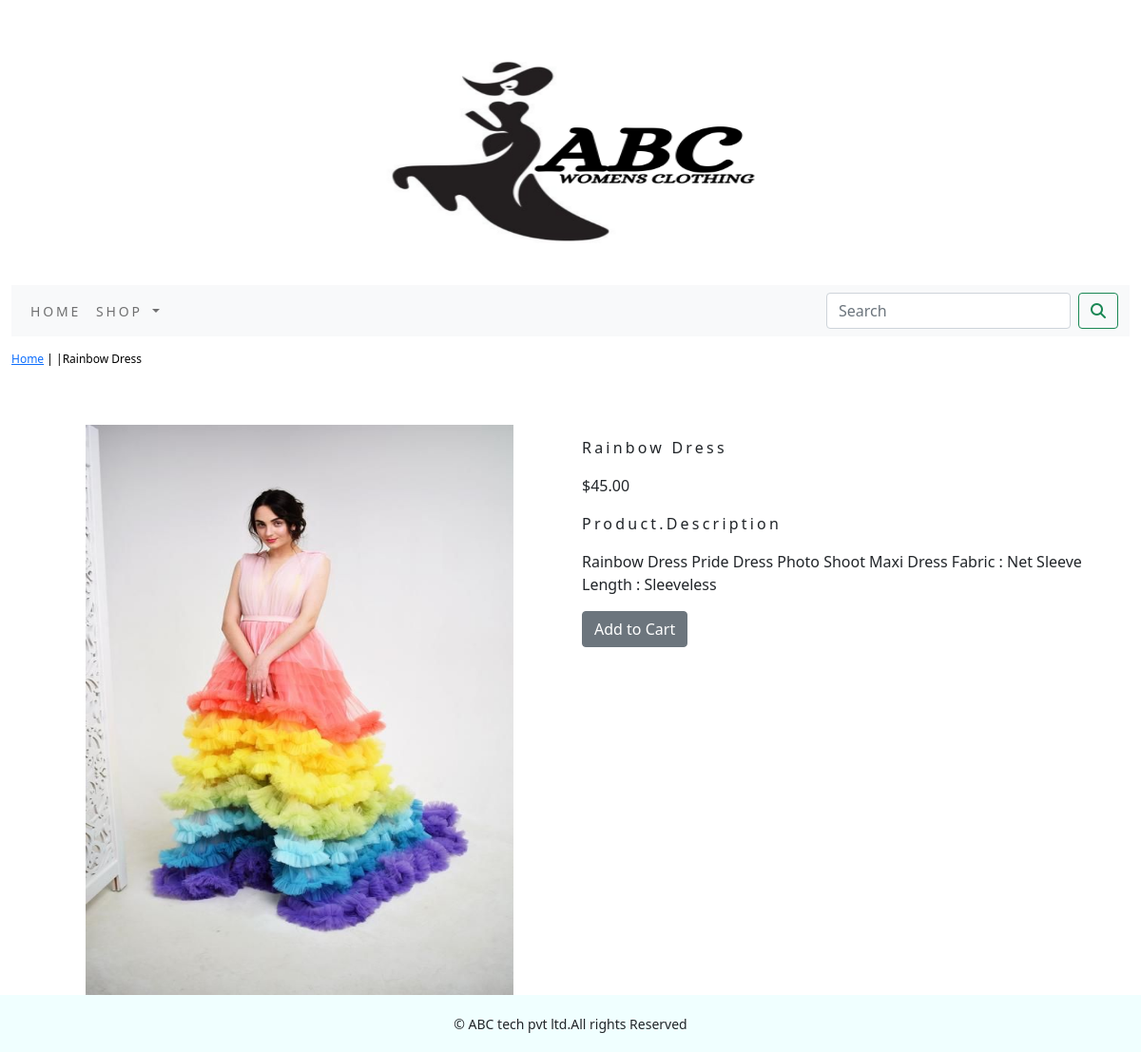
Screenshot of /shop/dresses/rainbow-dress/ with the database file from the repository.
### shop/models.py (models this page shows, shortened)
class Product(models.Model):
    name = models.CharField(max_length=250, unique=True)
    slug = models.SlugField(max_length=250, unique=True)
    description = models.TextField(blank=True)
    price=models.DecimalField(max_digits=10,decimal_places=2)
    category=models.ForeignKey(Category,on_delete=models.CASCADE)
    image = models.ImageField(upload_to='product', blank=True)
    stock=models.IntegerField()
    available=models.BooleanField(default=True)
    created=models.DateTimeField(auto_now_add=True)
    updated=models.DateTimeField(auto_now=True)
    class Meta:
        ordering=('name',)
        verbose_name='product'
        verbose_name_plural='products'

### shop/views.py (the view)
# urls.py: path('<slug:c_slug>/<slug:product_slug>/',views.proDetail,name='prodCatdetail'),
def proDetail(request,c_slug,product_slug):
    try:
        product=Product.objects.get(category__slug=c_slug,slug=product_slug)
    except Exception as e:
        raise e
    return render(request,'product.html',{'product':product})

### cart/context_processors.py (called while the page is built)
def counter(request):
    item_count=0
    if 'admin' in request.path:
        return {}
    else:
        try:
            cart = Cart.objects.filter(cart_id=_cart_id(request))
            car_items=CartItem.objects.all().filter(cart=cart[:1])
            for cart_item in car_items:
                item_count += cart_item.quantity
        except Cart.DoesnNotExist:
            item_count=0
    return dict(item_count=item_count)

### cart/views.py (called while the page is built)
def _cart_id(request):
    cart=request.session.session_key
    if not cart:
        cart=request.session.create()
    return cart

### shop/context_processors.py (called while the page is built)
def menu_links(request):
    links=Category.objects.all()
    return dict(links=links)

### shop/models.py (called while the page is built)
    def get_url(self):
        return reverse('shop:products_by_category',args=[self.slug])

### templates/product.html (shortened to what this page needs)
{% extends 'base.html' %}
{% load static %}
{% block content %}
<div class="row my_prod_row_class">
  <div class="mx_auto">
    <p><a href="{% url 'shop:allProdCat' %}">Home</a> | <a href="{{product.category.get_url}}"></a>|{{product.name}}</p>
  </div>
</div>
<div class="container">
<br>
<div class="row">
  <div class="col-12 col-sm-12 col-md-12 col-lg-6 text-center">
    <div style="min-width-:18rem">
      <img src="{{product.image.url}}" alt="{{product.name}}" width="450px;" height="600px;">
    </div>
  </div>
    <div class="col-12 col-sm-12 col-md-12 col-lg-6">
      <div>
      <h1 class="my_prod_title">{{product.name}}</h1>
      <p>${{product.price}}</p>
      <p class="my_title">Product.Description</p>
      <p class="text-justify my_prod_text">{{product.description}}</p>
      {% if product.stock <= 0 %}
      <p class="text-justify my_prod_text"><b>Out of Stock</b></p>
      {% else %}
      <a class="btn btn-secondary" href="{% url 'cart:add_cart' product.id %}">Add to Cart</a>
      {% endif %}
    </div>
  </div>
  </div>
  </div>
</div>
{% endblock %}

### static/css/custom.css (style rules this page uses)
.my_title { font-size:16px; text_transform:uppercase; letter-spacing:.2em; }
.my_prod_row_class { padding-top:15px; padding-bottom:20px; }
.my_prod_row_class .mx_auto { color:#000; font-size:12px; text-decoration:name; }
.my_prod_title { font-size:16px; text_transform:uppercase; letter-spacing:.2em; padding-top:15px; padding-bottom:10px; }
.my_prod_text { padding-right:20px; }

### rows the page displays
Product: name "Rainbow Dress", image (picture), price "45.00", description "Rainbow Dress Pride Dress Photo Shoot Maxi Dress Fabric : Net Sleeve Length : Sleeveless"
